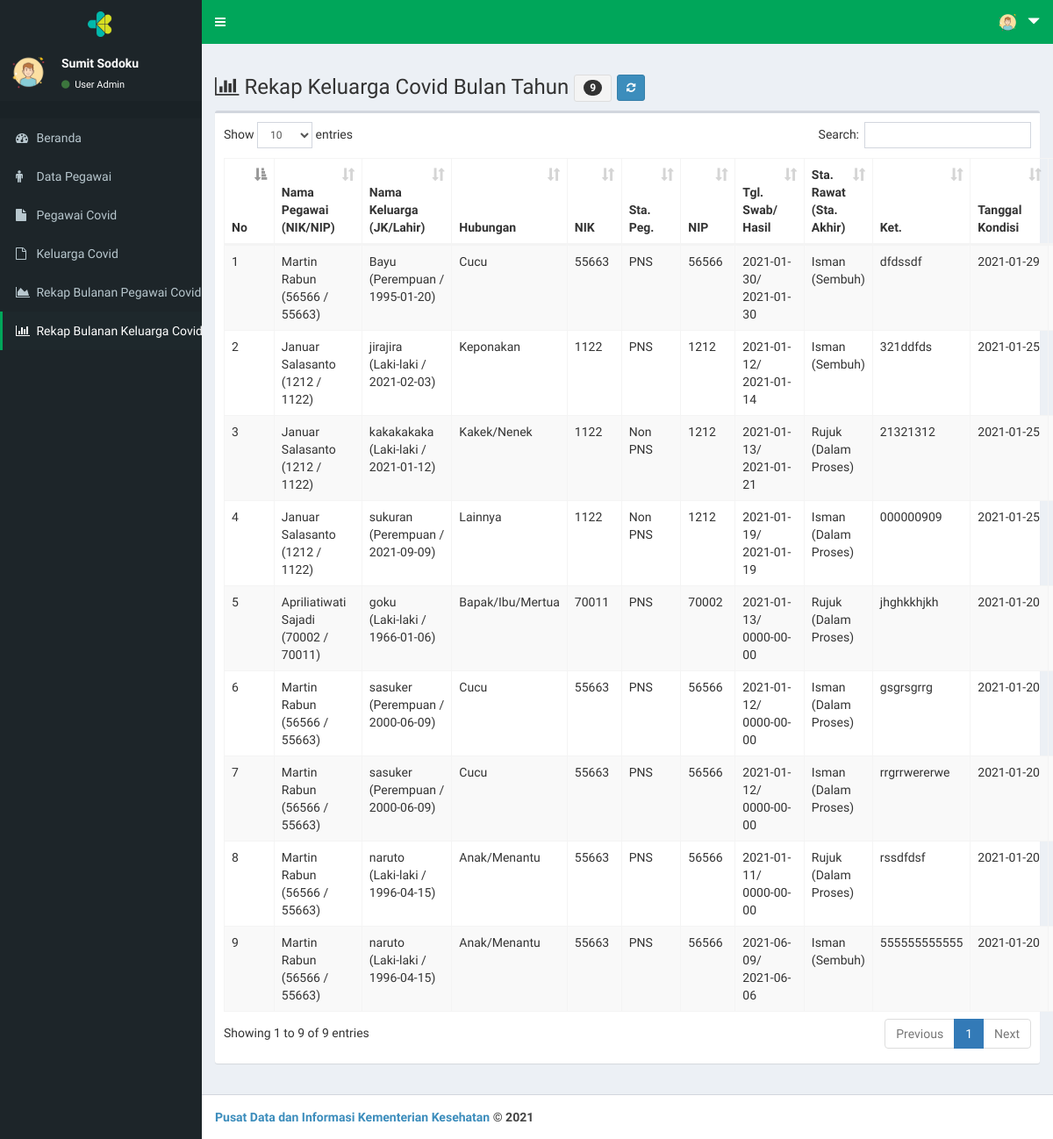
/page/index.php?menu=rekkel_detail&rekkel_id=29 (signed in), run on the app's committed database.
### tables this page shows
CREATE TABLE `tb_user` (
  `user_id` int(11) NOT NULL,
  `user_nama` varchar(30) NOT NULL,
  `user_email` varchar(30) NOT NULL,
  `user_telp` varchar(15) NOT NULL,
  `user_akses` enum('Super','Admin') NOT NULL,
  `user_org` varchar(100) NOT NULL,
  `user_orgsat` varchar(100) NOT NULL,
  `user_orgunit` varchar(100) NOT NULL,
  `user_name` varchar(15) NOT NULL,
  `user_pass` varchar(40) NOT NULL,
  `user_nip` varchar(20) NOT NULL,
  `user_nik` varchar(20) NOT NULL
);

CREATE TABLE `tb_kel` (
  `kel_id` int(11) NOT NULL,
  `kel_peg_id` int(11) NOT NULL,
  `kel_peg_nama` varchar(30) NOT NULL,
  `kel_peg_nip` varchar(20) NOT NULL,
  `kel_peg_nik` varchar(20) NOT NULL,
  `kel_nama` varchar(30) NOT NULL,
  `kel_jk` enum('Laki-laki','Perempuan') NOT NULL,
  `kel_hubungan` enum('Suami/Istri','Anak/Menantu','Bapak/Ibu/Mertua','Kakak/Adik','Kakek/Nenek','Cucu','Paman/Bibi','Sepupu','Keponakan','Lainnya') NOT NULL,
  `kel_tgllahir` date NOT NULL,
  `kel_nik` varchar(20) NOT NULL,
  `kel_stapeg` varchar(30) NOT NULL,
  `kel_unitkerja` varchar(40) NOT NULL,
  `kel_nip` varchar(20) NOT NULL,
  `kel_tglswab` date NOT NULL,
  `kel_tglhasil` date NOT NULL,
  `kel_starawat` enum('Isman','Rujuk') NOT NULL,
  `kel_staakhir` enum('Dalam Proses','Sembuh','Meninggal') NOT NULL,
  `kel_ket` text NOT NULL,
  `kel_tgl` date NOT NULL,
  `kel_tglinput` date NOT NULL
);

### page/rekkel_detail.php (the view, shortened to what this page needs)
<?php
  $rekkel_id = $_GET['rekkel_id'];
  $query1  = mysqli_query($koneksi,"SELECT * FROM tb_rekkel WHERE rekkel_id='$rekkel_id'");
  $data1   = mysqli_fetch_array($query1);
  $rekkel_tahun = $data1['rekkel_tahun'];
  $rekkel_bulan0 = $data1['rekkel_bulan'];
  $rekkel_bulan  = date('m',strtotime($rekkel_bulan0));
?>
<!DOCTYPE html>
<html>
<head>
</head>
<body>
    <div class="row">
    <div class="col-xs-12 col-md-12">
      <h3><span class="fa fa-bar-chart"></span>
        Rekap Keluarga Covid Bulan <?php echo $rekap_bulan0; ?> Tahun <?php echo $rekap_tahun; ?>
        <?php
          $qjumlah = mysqli_query($koneksi,"SELECT * FROM tb_kel WHERE YEAR(kel_tgl)='$rekkel_tahun'  AND  MONTH(kel_tgl)='$rekkel_bulan' ORDER BY kel_id DESC");
          $jumlah = mysqli_num_rows($qjumlah);
        ?>
        <button class="btn btn-sm btn-default"><span class="badge"><?php echo $jumlah; ?></span></button>
        <a href="?menu=rekkel_detail&rekkel_id=<?php echo $rekkel_id; ?>" class="btn btn-sm btn-primary"><span class="fa fa-refresh"></a>
    </h3>
    </div>
  </div>
  <div class="box">
        <div class="box-body">
            <table id="example1" class="table table-bordered table-striped">
              <thead>
                <tr>
                  <th>No</th>
                  <th>Nama Pegawai (NIK/NIP)</th>
                  <th>Nama Keluarga (JK/Lahir)</th>
                  <th>Hubungan</th>
                  <th>NIK</th>
                  <th>Sta. Peg.</th>
                  <th>NIP</th>
                  <th>Tgl. Swab/ Hasil</th>
                  <th>Sta. Rawat (Sta. Akhir)</th>
                  <th>Ket.</th>
                  <th>Tanggal Kondisi</th>
                  <th>Opsi</th>
                </tr>
              </thead>
              <tbody>
          <?php
              $no = 1;
              $sql = $koneksi->query("SELECT * FROM tb_kel WHERE YEAR(kel_tgl)='$rekkel_tahun'  AND  MONTH(kel_tgl)='$rekkel_bulan' ORDER BY kel_id DESC");
              while ($data=$sql->fetch_assoc()) {
          ?>
            <tr>
                <td> <?php echo $no++; ?> </td>
                <td> <?php echo $data['kel_peg_nama']; ?>
                  <br>
                  <?php echo "(".$data['kel_peg_nip']." / ".$data['kel_peg_nik'].")"    ; ?></td>
                <td> <?php echo $data['kel_nama']; ?>
                  <br>
                <?php echo "(".$data['kel_jk']." / ".$data['kel_tgllahir'].")"    ; ?></td>
                <td> <?php echo $data['kel_hubungan']; ?></td>
                <td> <?php echo $data['kel_peg_nik']; ?></td>
                <td> <?php echo $data['kel_stapeg']; ?></td>
                <td> <?php echo $data['kel_peg_nip']; ?></td>
                <td> <?php echo $data['kel_tglswab']."/"; ?>
                  <br>
                  <?php echo $data['kel_tglhasil']; ?>
                </td>
                <td> <?php echo $data['kel_starawat']; ?>
                  <br>
                  <?php echo "(".$data['kel_staakhir'].")"; ?>
                </td>
                <td> <?php echo $data['kel_ket']; ?></td>
                <td> <?php echo $data['kel_tgl']; ?></td>
                <td>
                </td>
            </tr>
              <?php
              }
          ?>
              </tbody>
          </table>
      </div>
  </div>
</body>
</html>

### page/index.php (shortened to what this page needs)
<?php
  include "../inc/koneksi.php";
  $qprofil        = mysqli_query($koneksi,"SELECT * FROM tb_user WHERE user_id='$_SESSION[userweb]'");
  $profil         = mysqli_fetch_array($qprofil);
?>
<!DOCTYPE html>
<html>
  <head>
    <link rel="stylesheet" href="../lte/bootstrap/css/bootstrap.min.css">
    <link rel="stylesheet" href="https://cdnjs.cloudflare.com/ajax/libs/font-awesome/4.5.0/css/font-awesome.min.css">
    <link rel="stylesheet" href="https://cdnjs.cloudflare.com/ajax/libs/ionicons/2.0.1/css/ionicons.min.css">
    <link rel="stylesheet" href="../lte/dist/css/AdminLTE.min.css">
    <link rel="stylesheet" href="../lte/plugins/datatables/dataTables.bootstrap.css">
    <link rel="stylesheet" href="../lte/dist/css/skins/_all-skins.css">
    <link rel="stylesheet" href="../inc/mystyle.css">
  </head>
  <body class="hold-transition skin-green">
  <div class="wrapper">
    <header class="main-header">
      <a href="" class="logo" style=" background-color: #1d2529 !important">
       <img src="kmk.png" alt="" style="width: 30px !important;">
      </a>
      <nav class="navbar  navbar-static-top" role="navigation">
        <a href="#" class="sidebar-toggle" data-toggle="offcanvas" role="button">
        </a>
      <div class="navbar-custom-menu">
        <ul class="nav navbar-nav">
          <li class="dropdown user user-menu">
            <a href="#" class="dropdown-toggle" data-toggle="dropdown">
              <img src="../lte/dist/img/m.png" class="user-image" alt="User Image">
              <span class="hidden-xs"><span class="glyphicon glyphicon-triangle-bottom"></span></span>
            </a>
          </li>
        </ul>
      </div>
    </nav>
  </header>
    <aside class="main-sidebar" style=" background-color: #1d2529 !important">
    <section class="sidebar" style="color: #ffffff !important">
      <div class="user-panel">
        <div class="pull-left image">
          <img src="../lte/dist/img/m.png" class="img-circle" alt="User Image">
        </div>
        <div class="pull-left info">
          <p><?php echo $profil['user_nama']; ?></p>
          <a href="#">
            <i class="fa fa-circle text-success"></i> User <?php echo $profil['user_akses']; ?></a>
        </div>
      </div>
      <?php
        @$menu= $_GET['menu'];
      ?>
      <ul class="sidebar-menu">
        <li class="header"></li>
        <li <?php if (
          $menu=="" ||
          $menu=="dashboard"
          ){echo "class='active'";} ?>>
            <a href="?menu=dashboard">
              <i class="fa fa-dashboard"></i>
              <span>Beranda
              </span>
            </a>
        </li>
<?php if($profil['user_akses']!='Umum'){ ?>
        <li <?php if (
          $menu=="peg_data" ||
          $menu=="peg_tambah" ||
          $menu=="peg_edit" ||
          $menu=="peg_hapus"||
          $menu=="peg_hapus_semua"||
          $menu=="kon_data"||
          $menu=="kon_edit"||
          $menu=="kon_tambah"||
          $menu=="kel_data"||
          $menu=="kel_edit"||
          $menu=="kel_tambah"||
          $menu=="kel_tambah_lama"||
          $menu=="kel_identitas"||
          $menu=="kel_identitas_edit"||
          $menu=="kel_identitas_hapus"
          ){echo "class='active'";} ?>>
            <a href="?menu=peg_data">
              <i class="fa fa-male"></i>
              <span>Data Pegawai
              </span>
            </a>
        </li>
        <li <?php if (
          $menu=="vkon_data"||
          $menu=="vkon_tambah"||
          $menu=="vkon_hapus"
          ){echo "class='active'";} ?>>
            <a href="?menu=vkon_data">
              <i class="fa fa-file"></i>
              <span>Pegawai Covid
              </span>
            </a>
        </li>
        <li <?php if (
          $menu=="vkel_data"||
          $menu=="vkel_tambah"||
          $menu=="vkel_hapus"
          ){echo "class='active'";} ?>>
            <a href="?menu=vkel_data">
              <i class="fa fa-file-o"></i>
              <span>Keluarga Covid
              </span>
            </a>
        </li>
        <li <?php if (
          $menu=="rekkon_data"||
          $menu=="rekkon_rekap"||
          $menu=="rekkon_detail"
          ){echo "class='active'";} ?>>
            <a href="?menu=rekkon_data">
              <i class="fa fa-area-chart"></i>
              <span>Rekap Bulanan Pegawai Covid
              </span>
            </a>
        </li>
        <li <?php if (
          $menu=="rekkel_data"||
          $menu=="rekkel_rekap"||
          $menu=="rekkel_detail"
          ){echo "class='active'";} ?>>
            <a href="?menu=rekkel_data">
              <i class="fa fa-bar-chart"></i>
              <span>Rekap Bulanan Keluarga Covid
              </span>
            </a>
        </li>
<?php } ?>
      </ul>
    </section>
  </aside>
  <div class="content-wrapper">
    <section class="content">
      <?php
        switch($_GET['menu']){
          case 'rekkel_detail':
          include "rekkel_detail.php";
          break;
                ?>
                <?php
        }
      ?>
    </section>
  </div>
  <footer class="main-footer">
    <strong><a href="">Pusat Data dan Informasi Kementerian Kesehatan</a> &copy; 2021 </a>
  </footer>
</div>
</body>
</html>

### data on the page
tb_user: user_nama "Sumit Sodoku", user_akses "Admin"
tb_kel: kel_peg_nama "Martin Rabun", kel_peg_nip "56566", kel_peg_nik "55663", kel_nama "Bayu", kel_jk "Perempuan", kel_tgllahir "1995-01-20", kel_hubungan "Cucu", kel_stapeg "PNS", kel_tglswab "2021-01-30", kel_tglhasil "2021-01-30", kel_starawat "Isman", kel_staakhir "Sembuh", kel_ket "dfdssdf", kel_tgl "2021-01-29"
tb_kel: kel_peg_nama "Januar Salasanto", kel_peg_nip "1212", kel_peg_nik "1122", kel_nama "jirajira", kel_jk "Laki-laki", kel_tgllahir "2021-02-03", kel_hubungan "Keponakan", kel_stapeg "PNS", kel_tglswab "2021-01-12", kel_tglhasil "2021-01-14", kel_starawat "Isman", kel_staakhir "Sembuh", kel_ket "321ddfds", kel_tgl "2021-01-25"
tb_kel: kel_peg_nama "Januar Salasanto", kel_peg_nip "1212", kel_peg_nik "1122", kel_nama "kakakakaka", kel_jk "Laki-laki", kel_tgllahir "2021-01-12", kel_hubungan "Kakek/Nenek", kel_stapeg "Non PNS", kel_tglswab "2021-01-13", kel_tglhasil "2021-01-21", kel_starawat "Rujuk", kel_staakhir "Dalam Proses", kel_ket "21321312", kel_tgl "2021-01-25"
tb_kel: kel_peg_nama "Januar Salasanto", kel_peg_nip "1212", kel_peg_nik "1122", kel_nama "sukuran", kel_jk "Perempuan", kel_tgllahir "2021-09-09", kel_hubungan "Lainnya", kel_stapeg "Non PNS", kel_tglswab "2021-01-19", kel_tglhasil "2021-01-19", kel_starawat "Isman", kel_staakhir "Dalam Proses", kel_ket "000000909", kel_tgl "2021-01-25"
tb_kel: kel_peg_nama "Apriliatiwati Sajadi", kel_peg_nip "70002", kel_peg_nik "70011", kel_nama "goku", kel_jk "Laki-laki", kel_tgllahir "1966-01-06", kel_hubungan "Bapak/Ibu/Mertua", kel_stapeg "PNS", kel_tglswab "2021-01-13", kel_tglhasil "0000-00-00", kel_starawat "Rujuk", kel_staakhir "Dalam Proses", kel_ket "jhghkkhjkh", kel_tgl "2021-01-20"
tb_kel: kel_peg_nama "Martin Rabun", kel_peg_nip "56566", kel_peg_nik "55663", kel_nama "sasuker", kel_jk "Perempuan", kel_tgllahir "2000-06-09", kel_hubungan "Cucu", kel_stapeg "PNS", kel_tglswab "2021-01-12", kel_tglhasil "0000-00-00", kel_starawat "Isman", kel_staakhir "Dalam Proses", kel_ket "gsgrsgrrg", kel_tgl "2021-01-20"
tb_kel: kel_peg_nama "Martin Rabun", kel_peg_nip "56566", kel_peg_nik "55663", kel_nama "sasuker", kel_jk "Perempuan", kel_tgllahir "2000-06-09", kel_hubungan "Cucu", kel_stapeg "PNS", kel_tglswab "2021-01-12", kel_tglhasil "0000-00-00", kel_starawat "Isman", kel_staakhir "Dalam Proses", kel_ket "rrgrrwererwe", kel_tgl "2021-01-20"
tb_kel: kel_peg_nama "Martin Rabun", kel_peg_nip "56566", kel_peg_nik "55663", kel_nama "naruto", kel_jk "Laki-laki", kel_tgllahir "1996-04-15", kel_hubungan "Anak/Menantu", kel_stapeg "PNS", kel_tglswab "2021-01-11", kel_tglhasil "0000-00-00", kel_starawat "Rujuk", kel_staakhir "Dalam Proses", kel_ket "rssdfdsf", kel_tgl "2021-01-20"
tb_kel: kel_peg_nama "Martin Rabun", kel_peg_nip "56566", kel_peg_nik "55663", kel_nama "naruto", kel_jk "Laki-laki", kel_tgllahir "1996-04-15", kel_hubungan "Anak/Menantu", kel_stapeg "PNS", kel_tglswab "2021-06-09", kel_tglhasil "2021-06-06", kel_starawat "Isman", kel_staakhir "Sembuh", kel_ket "555555555555", kel_tgl "2021-01-20"

### other printed values
$jumlah "9"
